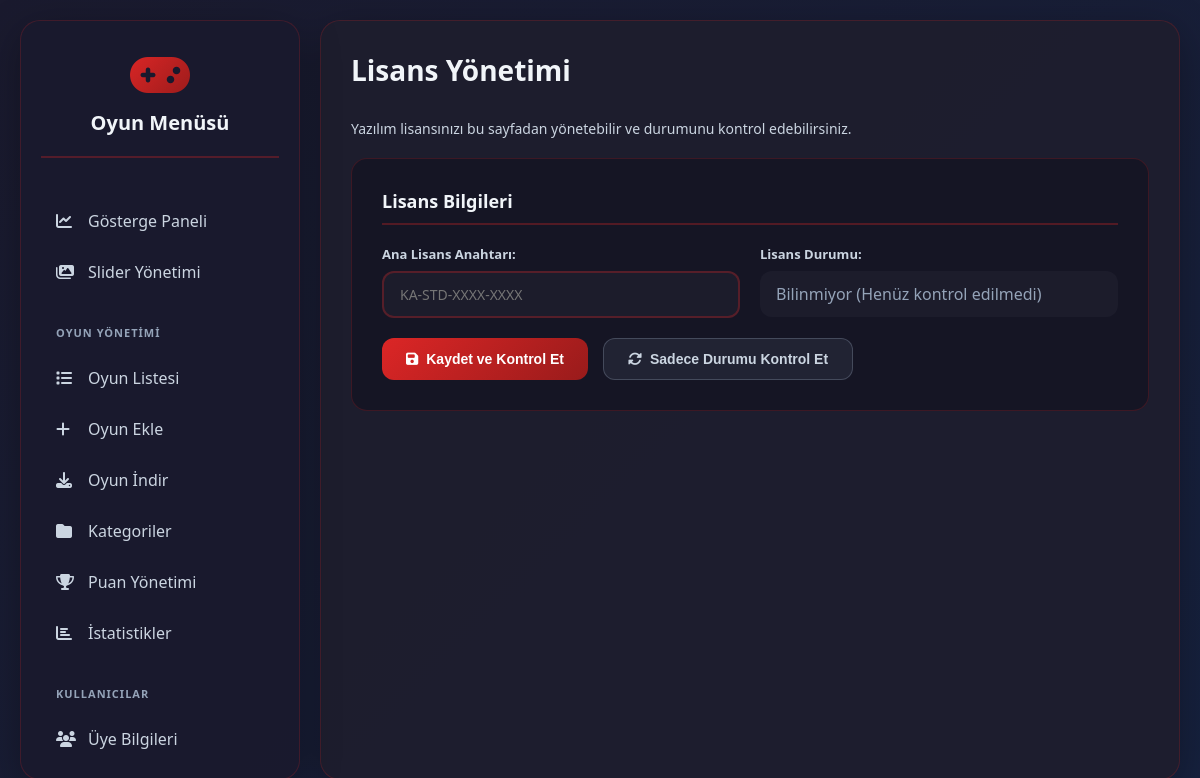
Before: /admin/license_management with the older database file.
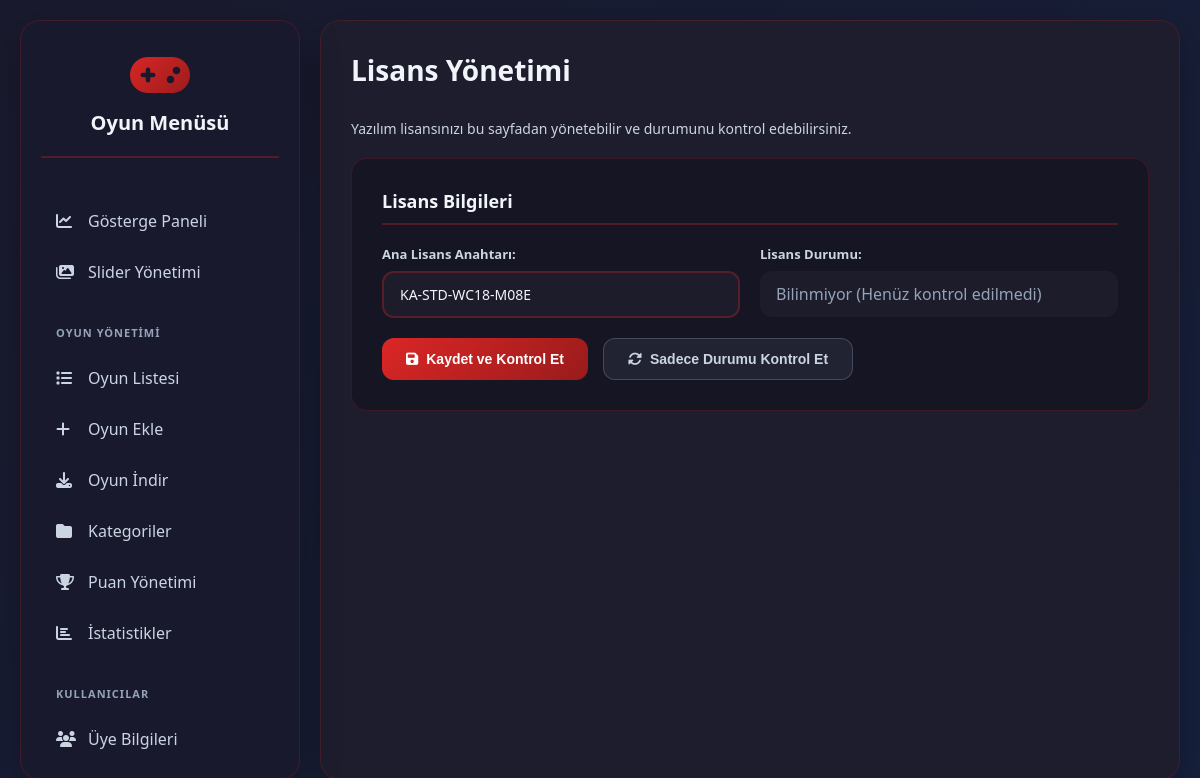
After: the same page with the newer database file.
### tables this page shows
CREATE TABLE settings (
            key TEXT PRIMARY KEY,
            value TEXT
        );

### app.py (the view, shortened to what this page needs)
@app.route('/admin/license_management', methods=['GET', 'POST'])
def license_management():
    message = None
    settings = get_all_settings()
    license_key = settings.get('license_key', '')
    return render_template(
        'license_management.html',
        license_key=license_key,
        license_status=license_status_cache.get('status'),
        license_reason=license_status_cache.get('reason'),
        message=message
    )

### app.py (called while the page is built)
def get_db_connection():
    conn = sqlite3.connect(DATABASE, check_same_thread=False)
    conn.row_factory = sqlite3.Row
    return conn

def get_all_settings():
    conn = get_db_connection()
    settings_cursor = conn.execute('SELECT key, value FROM settings').fetchall()
    conn.close()
    return {row['key']: row['value'] for row in settings_cursor}

### templates/license_management.html (shortened to what this page needs)
{% extends 'base_admin.html' %}
{% block content %}
    <div class="header">
        <h1>Lisans Yönetimi</h1>
    </div>
    <p style="color: #cbd5e1; font-size: 14px; margin-bottom: 20px;">
        Yazılım lisansınızı bu sayfadan yönetebilir ve durumunu kontrol edebilirsiniz.
    </p>
    <div class="form-container">
        <form method="POST" action="{{ url_for('license_management') }}">
            <div class="section-title">Lisans Bilgileri</div>
            <div class="form-grid">
                <div class="form-group">
                    <label for="license_key">Ana Lisans Anahtarı:</label>
                    <input type="text" id="license_key" name="license_key" value="{{ license_key }}" placeholder="KA-STD-XXXX-XXXX" required>
                </div>
                <div class="form-group">
                    <label>Lisans Durumu:</label>
                    <div style="padding: 12px 16px; border-radius: 12px; background: rgba(30, 30, 46, 0.8);">
                        {% if license_status == 'valid' %}
                            <span style="color: #34d399; font-weight: bold;">AKTİF</span>
                        {% elif license_status %}
                            <span style="color: #f87171; font-weight: bold;">GEÇERSİZ ({{ license_reason }})</span>
                        {% else %}
                            <span style="color: #94a3b8;">Bilinmiyor (Henüz kontrol edilmedi)</span>
                        {% endif %}
                    </div>
                </div>
            </div>
            <div class="header-actions" style="margin-top: 20px;">
                <button type="submit" name="action" value="save_and_check" class="btn btn-primary">
                    <i class="fas fa-save"></i>
                    Kaydet ve Kontrol Et
                </button>
                 <button type="submit" name="action" value="check_only" class="btn btn-secondary">
                    <i class="fas fa-sync-alt"></i>
                    Sadece Durumu Kontrol Et
                </button>
            </div>
        </form>
    </div>
{% endblock %}

### templates/base_admin.html (shortened to what this page needs)
<!DOCTYPE html>
<html lang="tr">
<head>
    <link href="https://cdnjs.cloudflare.com/ajax/libs/font-awesome/6.4.0/css/all.min.css" rel="stylesheet">
    <link rel="stylesheet" href="https://cdnjs.cloudflare.com/ajax/libs/codemirror/5.65.15/codemirror.min.css">
    <link rel="stylesheet" href="https://cdnjs.cloudflare.com/ajax/libs/codemirror/5.65.15/theme/darcula.min.css">
    <link rel="stylesheet" type="text/css" href="https://unpkg.com/pell/dist/pell.min.css">
    <link rel="stylesheet" href="{{ url_for('static', filename='css/admin_styles.css', v='1.5') }}">
</head>
<body>
    <div class="container">
        <aside class="sidebar">
            <div class="logo">
                <i class="fas fa-gamepad"></i>
                <h2>Oyun Menüsü</h2>
            </div>
            <div class="menu-section">
                <a href="{{ url_for('admin_index') }}" class="menu-item {% if request.endpoint == 'admin_index' %}active{% endif %}">
                    <i class="fas fa-chart-line"></i>
                    <span>Gösterge Paneli</span>
                </a>
                <a href="{{ url_for('manage_sliders') }}" class="menu-item {% if 'slider' in request.endpoint %}active{% endif %}">
                    <i class="fas fa-images"></i>
                    <span>Slider Yönetimi</span>
                </a>
            </div>
            <div class="menu-section">
                <div class="menu-title">Oyun Yönetimi</div>
                {% set game_list_endpoints = ['list_games', 'edit_game', 'delete_game'] %}
                <a href="{{ url_for('list_games') }}" class="menu-item {% if request.endpoint in game_list_endpoints %}active{% endif %}">
                    <i class="fas fa-list"></i>
                    <span>Oyun Listesi</span>
                </a>
                <a href="{{ url_for('add_game') }}" class="menu-item {% if request.endpoint == 'add_game' %}active{% endif %}">
                    <i class="fas fa-plus"></i>
                    <span>Oyun Ekle</span>
                </a>
                <a href="{{ url_for('download_games') }}" class="menu-item {% if request.endpoint == 'download_games' %}active{% endif %}">
                    <i class="fas fa-download"></i>
                    <span>Oyun İndir</span>
                </a>
                <a href="{{ url_for('manage_categories') }}" class="menu-item {% if request.endpoint == 'manage_categories' or request.endpoint == 'delete_category' %}active{% endif %}">
                    <i class="fas fa-folder"></i>
                    <span>Kategoriler</span>
                </a>
                <a href="{{ url_for('manage_ratings') }}" class="menu-item {% if request.endpoint == 'manage_ratings' or request.endpoint == 'reset_all_ratings' %}active{% endif %}">
                    <i class="fas fa-trophy"></i>
                    <span>Puan Yönetimi</span>
                </a>
                <a href="{{ url_for('manage_statistics') }}" class="menu-item {% if request.endpoint == 'manage_statistics' %}active{% endif %}">
                    <i class="fas fa-chart-bar"></i>
                    <span>İstatistikler</span>
                </a>
            </div>
            <div class="menu-section">
                <div class="menu-title">Kullanıcılar</div>
                {% set user_management_endpoints = ['manage_users', 'edit_user', 'delete_user'] %}
                <a href="{{ url_for('manage_users') }}" class="menu-item {% if request.endpoint in user_management_endpoints %}active{% endif %}">
                    <i class="fas fa-users"></i>
                    <span>Üye Bilgileri</span>
                </a>
            </div>
        </aside>
        <main class="main-content">
            {% block content %}{% endblock %}
        </main>
    </div>
</body>
</html>

### static/css/admin_styles.css (style rules this page uses)
* { margin: 0; padding: 0; box-sizing: border-box; }
body { font-family: 'Segoe UI', Tahoma, Geneva, Verdana, sans-serif; background: linear-gradient(135deg, #1a1a2e 0%, #16213e 100%); min-height: 100vh; padding: 20px; color: #f1f5f9; background-repeat: no-repeat; background-size: cover; background-attachment: fixed; overflow-x: hidden; }
.container { max-width: 1400px; margin: 0 auto; display: grid; grid-template-columns: 280px 1fr; gap: 20px; align-items: start; }
.sidebar { background: rgba(26, 26, 46, 0.95); border-radius: 20px; padding: 30px 20px; box-shadow: 0 10px 40px rgba(0, 0, 0, 0.3); border: 1px solid rgba(220, 38, 38, 0.2); position: sticky; top: 20px; height: calc(100vh - 40px); overflow-y: auto; }
.logo { text-align: center; margin-bottom: 40px; padding-bottom: 20px; border-bottom: 2px solid rgba(220, 38, 38, 0.3); }
.logo i { font-size: 48px; background: linear-gradient(135deg, #dc2626 0%, #991b1b 100%); -webkit-background-clip: text; -webkit-text-fill-color: transparent; margin-bottom: 10px; }
.logo h2 { color: #f1f5f9; font-size: 20px; font-weight: 600; }
.menu-section { margin-bottom: 30px; }
.menu-title { color: #94a3b8; font-size: 11px; font-weight: 600; text-transform: uppercase; letter-spacing: 1px; margin-bottom: 15px; padding-left: 15px; }
.menu-item { display: flex; align-items: center; padding: 12px 15px; color: #cbd5e1; text-decoration: none; border-radius: 12px; margin-bottom: 5px; transition: all 0.3s ease; cursor: pointer; }
.menu-item i { width: 20px; margin-right: 12px; font-size: 16px; }
.main-content { background: rgba(30, 30, 46, 0.95); border-radius: 20px; padding: 30px; box-shadow: 0 10px 40px rgba(0, 0, 0, 0.3); border: 1px solid rgba(220, 38, 38, 0.2); min-width: 0; min-height: calc(100vh - 40px); }
.header { display: flex; flex-wrap: wrap; justify-content: space-between; align-items: center; margin-bottom: 30px; flex-shrink: 0; gap: 15px; }
.header h1 { font-size: 28px; color: #f1f5f9; font-weight: 700; }
.header-actions { display: flex; flex-wrap: wrap; gap: 15px; }
.btn { padding: 12px 24px; border: none; border-radius: 12px; font-size: 14px; font-weight: 600; cursor: pointer; transition: all 0.3s ease; display: flex; align-items: center; gap: 8px; text-decoration: none; justify-content: center; }
.btn-primary { background: linear-gradient(135deg, #dc2626 0%, #991b1b 100%); color: white; }
.btn-secondary { background: rgba(148, 163, 184, 0.1); color: #cbd5e1; border: 1px solid rgba(148, 163, 184, 0.3); }
.form-container { background: rgba(20, 20, 36, 0.8); border-radius: 16px; padding: 30px; border: 1px solid rgba(220, 38, 38, 0.2); }
.section-title { font-size: 18px; font-weight: 700; color: #f1f5f9; margin-bottom: 20px; padding-bottom: 10px; border-bottom: 2px solid rgba(220, 38, 38, 0.3); }
.form-grid { display: grid; grid-template-columns: repeat(auto-fit, minmax(300px, 1fr)); gap: 20px; margin-bottom: 20px; }
.form-group { display: flex; flex-direction: column; }
.form-group label { margin-bottom: 8px; color: #cbd5e1; font-weight: 600; font-size: 13px; }
.form-group input, .form-group select, .form-group textarea { padding: 12px 16px; border: 2px solid rgba(220, 38, 38, 0.3); border-radius: 12px; font-size: 14px; font-family: inherit; background: rgba(30, 30, 46, 0.8); color: #f1f5f9; width: 100%; }

Changed rows visible on the page:
added settings: license_key "KA-STD-WC18-M08E"
